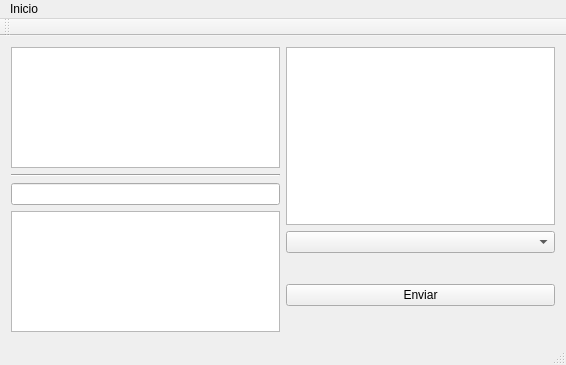
<?xml version="1.0" encoding="UTF-8"?>
<ui version="4.0">
 <class>MainWindow</class>
 <widget class="QMainWindow" name="MainWindow">
  <property name="geometry">
   <rect>
    <x>0</x>
    <y>0</y>
    <width>566</width>
    <height>365</height>
   </rect>
  </property>
  <property name="windowTitle">
   <string>MainWindow</string>
  </property>
  <widget class="QWidget" name="centralWidget">
   <layout class="QVBoxLayout" name="verticalLayout_3">
    <item>
     <layout class="QHBoxLayout" name="horizontalLayout">
      <item>
       <layout class="QVBoxLayout" name="verticalLayout_2">
        <item>
         <widget class="QListView" name="listView_chat"/>
        </item>
        <item>
         <widget class="Line" name="line">
          <property name="orientation">
           <enum>Qt::Horizontal</enum>
          </property>
         </widget>
        </item>
        <item>
         <spacer name="verticalSpacer">
          <property name="orientation">
           <enum>Qt::Vertical</enum>
          </property>
          <property name="sizeHint" stdset="0">
           <size>
            <width>20</width>
            <height>40</height>
           </size>
          </property>
         </spacer>
        </item>
        <item>
         <widget class="QLineEdit" name="lineEdit_nickname"/>
        </item>
        <item>
         <widget class="QTextEdit" name="textEdit_mensagem"/>
        </item>
       </layout>
      </item>
      <item>
       <layout class="QVBoxLayout" name="verticalLayout">
        <item>
         <widget class="QListView" name="listView_usuarios"/>
        </item>
        <item>
         <widget class="QComboBox" name="comboBox_conversa_atual"/>
        </item>
        <item>
         <spacer name="verticalSpacer_2">
          <property name="orientation">
           <enum>Qt::Vertical</enum>
          </property>
          <property name="sizeHint" stdset="0">
           <size>
            <width>20</width>
            <height>40</height>
           </size>
          </property>
         </spacer>
        </item>
        <item>
         <widget class="QPushButton" name="pushButton_enviar">
          <property name="text">
           <string>Enviar</string>
          </property>
         </widget>
        </item>
        <item>
         <spacer name="verticalSpacer_3">
          <property name="orientation">
           <enum>Qt::Vertical</enum>
          </property>
          <property name="sizeHint" stdset="0">
           <size>
            <width>20</width>
            <height>40</height>
           </size>
          </property>
         </spacer>
        </item>
       </layout>
      </item>
     </layout>
    </item>
   </layout>
  </widget>
  <widget class="QMenuBar" name="menuBar">
   <property name="geometry">
    <rect>
     <x>0</x>
     <y>0</y>
     <width>566</width>
     <height>25</height>
    </rect>
   </property>
   <widget class="QMenu" name="menuInicio">
    <property name="title">
     <string>Inicio</string>
    </property>
    <addaction name="actionConectar_a_sala"/>
    <addaction name="actionSair_da_sala"/>
    <addaction name="actionFechar"/>
   </widget>
   <addaction name="menuInicio"/>
  </widget>
  <widget class="QToolBar" name="mainToolBar">
   <attribute name="toolBarArea">
    <enum>TopToolBarArea</enum>
   </attribute>
   <attribute name="toolBarBreak">
    <bool>false</bool>
   </attribute>
  </widget>
  <widget class="QStatusBar" name="statusBar"/>
  <action name="actionConectar_a_sala">
   <property name="text">
    <string>Conectar a sala</string>
   </property>
  </action>
  <action name="actionSair_da_sala">
   <property name="text">
    <string>Sair da sala</string>
   </property>
  </action>
  <action name="actionFechar">
   <property name="text">
    <string>Fechar</string>
   </property>
  </action>
 </widget>
 <layoutdefault spacing="6" margin="11"/>
 <resources/>
 <connections/>
</ui>
